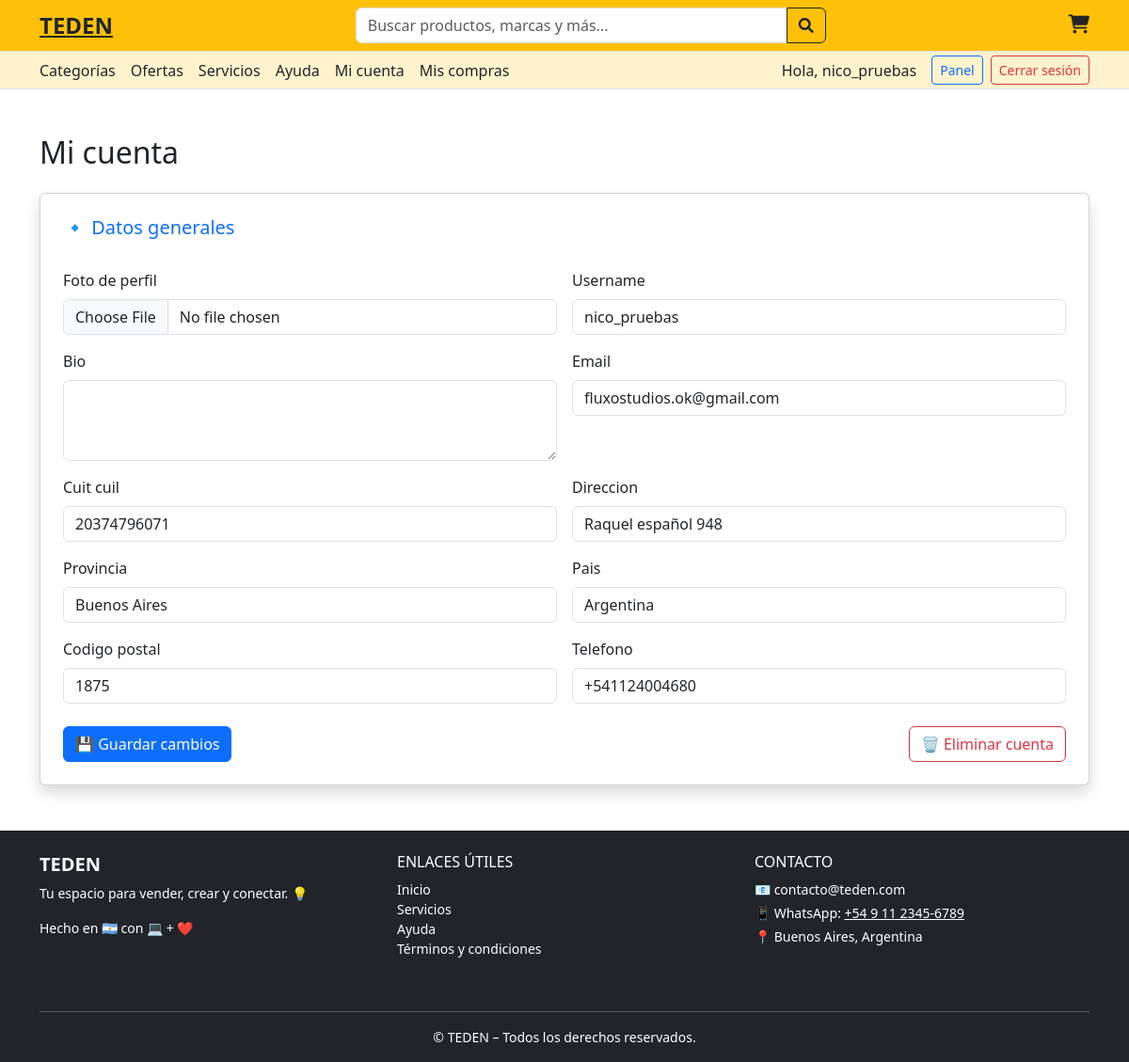
Screenshot of /mi-cuenta/ (signed in) with the database file from the repository.
### users/models.py (models this page shows, shortened)
class User(AbstractUser):
    ofrece_servicios = models.BooleanField(default=False)
    email = models.EmailField(unique=True)
    ROLE_CHOICES = [
        ('buyer', 'Comprador'),
        ('seller', 'Vendedor'),
    ]
    role = models.CharField(max_length=10, choices=ROLE_CHOICES, blank=True, null=True)
    bio = models.TextField(blank=True)
    profile_picture = models.ImageField(upload_to='profiles/', blank=True, null=True)
    cuit_cuil = models.CharField(max_length=20, blank=True, null=True)
    direccion = models.CharField(max_length=255, blank=True, null=True)
    provincia = models.CharField(max_length=100, blank=True, null=True)
    pais = models.CharField(max_length=100, blank=True, null=True)
    codigo_postal = models.CharField(max_length=20, blank=True, null=True)
    telefono = models.CharField(max_length=20, blank=True, null=True)

### users/views.py (the view)
# urls.py: path('mi-cuenta/', views.mi_cuenta, name='mi_cuenta'),
@login_required
def mi_cuenta(request):
    if request.method == 'POST':
        form = EditProfileForm(request.POST, request.FILES, instance=request.user)
        if form.is_valid():
            form.save()
            messages.success(request, "Tus datos fueron actualizados correctamente.")
            return redirect('home')
    else:
        form = EditProfileForm(instance=request.user)
    return render(request, 'users/mi_cuenta.html', {
        'form': form,
        'es_vendedor': request.user.role == 'seller',
    })

### products/templatetags/form_tags.py (called while the page is built)
@register.filter(name='add_class')
def add_class(field, css_class):
    if isinstance(field, BoundField):
        return field.as_widget(attrs={"class": css_class})
    return field

### users/templates/users/mi_cuenta.html (shortened to what this page needs)
{% include "partials/header.html" %}
{% include "partials/register_modal.html" %}
{% load static %}
{% load widget_tweaks %}
{% block content %}
<main>
<div class="container mt-5">
  <h2 class="mb-4">Mi cuenta</h2>
  <div class="card shadow rounded p-4">
    <form method="post" enctype="multipart/form-data">
      <div class="row g-3">
        <div class="col-12">
          <h5 class="text-primary mb-3">🔹 Datos generales</h5>
        </div>
        {% for field in form.visible_fields %}
          {% if field.name in "username,email,bio,profile_picture" %}
            <div class="col-md-6">
              <label class="form-label" for="{{ field.id_for_label }}">{{ field.label }}</label>
              {{ field|add_class:"form-control" }}
            </div>
          {% endif %}
        {% endfor %}
        {% for field in form.visible_fields %}
          {% if field.name in "cuit_cuil,direccion,provincia,pais,codigo_postal,telefono" %}
            <div class="col-md-6">
              <label class="form-label" for="{{ field.id_for_label }}">{{ field.label }}</label>
              {{ field|add_class:"form-control" }}
            </div>
          {% endif %}
        {% endfor %}
        <div class="col-12 d-flex justify-content-between mt-4">
          <button type="submit" class="btn btn-primary">
            💾 Guardar cambios
          </button>
          <a href="{% url 'eliminar_cuenta' %}" class="btn btn-outline-danger"
             onclick="return confirm('¿Estás seguro de que querés eliminar tu cuenta? Esta acción no se puede deshacer.')">
            🗑️ Eliminar cuenta
          </a>
        </div>
      </div>
    </form>
  </div>
</div>
</main>
{% endblock %}
{% include "partials/footer.html" %}

### core/templates/partials/header.html (shortened to what this page needs)
<!DOCTYPE html>
<html lang="es">
<head>
  {% load static %}
  <link rel="stylesheet" href="https://cdn.jsdelivr.net/npm/bootstrap@5.3.0/dist/css/bootstrap.min.css">
  <link rel="stylesheet" href="https://cdnjs.cloudflare.com/ajax/libs/font-awesome/6.0.0-beta3/css/all.min.css">
  <link rel="stylesheet" href="core/css/global.css">
</head>
<body>
<div class="bg-warning py-2 border-bottom">
  <div class="container d-flex flex-wrap justify-content-between align-items-center">
    <div class="d-flex align-items-center gap-3">
      <span class="fw-bold fs-4"><a href="{% url 'home' %}" class="text-decoration-none, text-dark">TEDEN</a></span>
    </div>
    <form class="flex-grow-1 mx-4" style="max-width: 500px;">
      <div class="input-group">
        <input type="text" class="form-control" placeholder="Buscar productos, marcas y más...">
        <button class="btn btn-outline-dark" type="submit"><i class="fas fa-search"></i></button>
      </div>
    </form>
    <div class="d-flex align-items-center gap-3">
      <a href="#" class="text-dark" data-bs-toggle="modal" data-bs-target="#cartModal"><i class="fas fa-shopping-cart fs-5"></i></a>
    </div>
  </div>
</div>
<div class="bg-warning-subtle py-1 border-bottom">
  <div class="container d-flex justify-content-between align-items-center flex-wrap gap-2">
    <div class="d-flex flex-wrap gap-3">
      <a class="text-dark text-decoration-none" href="{% url 'lista_categorias' %}">Categorías</a>
      <a href="#" class="text-dark text-decoration-none">Ofertas</a>
      <a class="text-dark text-decoration-none" href="{% url 'ver_servicios' %}">Servicios</a>
      <a  href="{% url 'ayuda' %}" class="text-dark text-decoration-none">Ayuda</a>
      {% if user.is_authenticated %}
        <a href="{% url 'mi_cuenta' %}" class="text-dark text-decoration-none">Mi cuenta</a>
      {% endif %}
      <a href="{% url 'mis_compras' %}" class="text-dark text-decoration-none">Mis compras</a>
    </div>
    <div class="d-flex gap-2 align-items-center">
      {% if user.is_authenticated %}
        <span class="me-2">Hola, {{ user.first_name|default:user.username }}</span>
        {% if user.role == 'seller' %}
          <a href="{% url 'dashboard' %}" class="btn btn-outline-primary btn-sm">Panel</a>
        {% endif %}
        <form method="POST" action="{% url 'logout' %}" class="m-0">
          <button type="submit" class="btn btn-outline-danger btn-sm">Cerrar sesión</button>
        </form>
      {% else %}
        <button class="btn btn-outline-dark btn-sm" data-bs-toggle="modal" data-bs-target="#loginModal">Ingresá</button>
        <button class="btn btn-outline-dark btn-sm" data-bs-toggle="modal" data-bs-target="#registerModal">Registrarse</button>
      {% endif %}
    </div>
  </div>
</div>
{% include "partials/register_modal.html" %}
</body>
</html>

### core/css/global.css (style rules this page uses)
html, body { height: 100%; margin: 0; }
body { display: flex; flex-direction: column; min-height: 100vh; overflow-x: hidden; background-color: #fff; }
main { flex: 1; }

### rows the page displays
User: first_name "nico_pruebas", visible_fields "nico_pruebas" "fluxostudios.ok@gmail.com", visible_fields "20374796071" "Raquel español 948" "Buenos Aires" "Argentina" "1875" "+541124004680"

### other values shown
{{ field.label }} "Foto de perfil" "Username" "Bio" "Email"
{{ field.label }} "Cuit cuil" "Direccion" "Provincia" "Pais" "Codigo postal" "Telefono"
